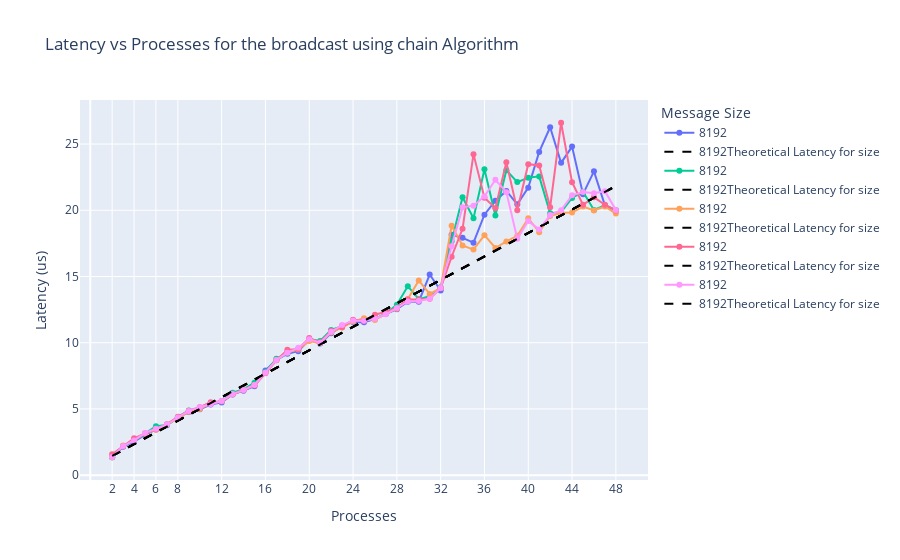
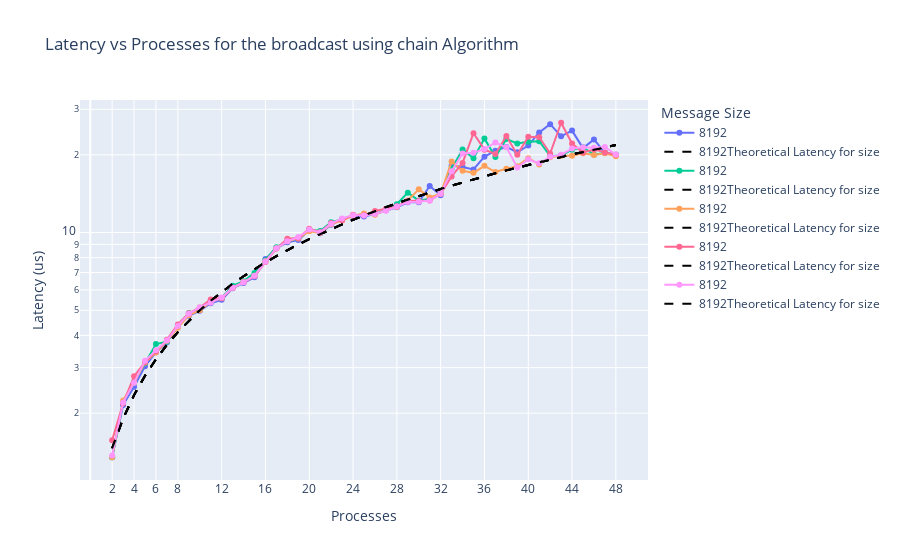

The cell these charts' notebook holds for them, in order:
### Markdown cell above
### Chain algorithm

Latency Model:  
$T = \alpha + \beta n $  
Where:

* $\alpha$ is the latency (startup time) per message.
* $\beta$ is the time per byte.
* $n$ is the number of bytes in the message.

Thus, I expect the total time dependendency on CPUs ($np$) to be:  
$T = \alpha + np(\alpha + \beta n )$

### Code cell
plot_latency_vs_processes(chain_df, 'chain', 'linear')
plot_latency_vs_processes(chain_df, 'chain','log')
